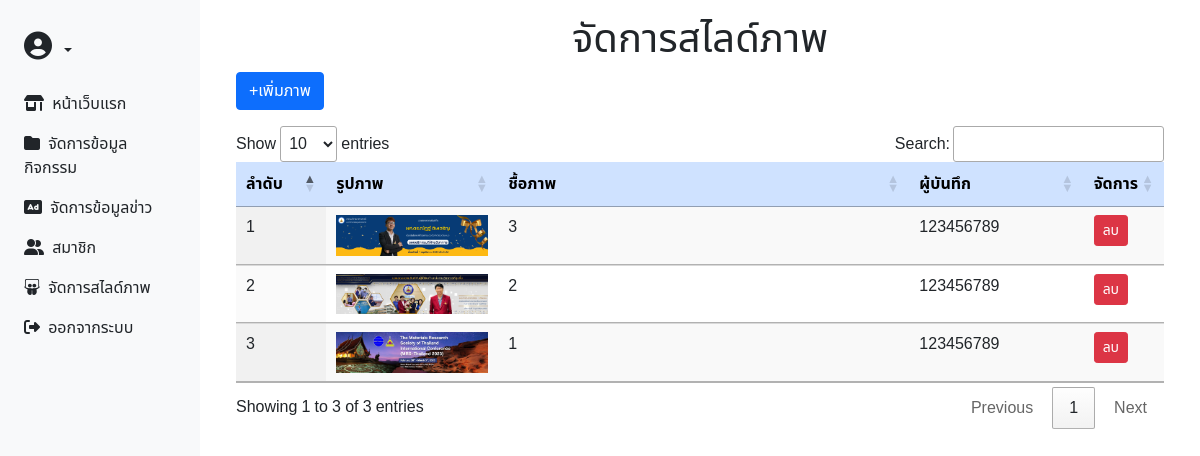
Screenshot of /member/index_admin.php?p=pro with the database file from the repository.
### tables this page shows
CREATE TABLE `slider` (
  `id_slide` int(20) NOT NULL,
  `admin_id` int(13) NOT NULL,
  `name_slide` varchar(100) NOT NULL,
  `img_slide` varchar(200) NOT NULL
);

### member/product.php (the view, shortened to what this page needs)
<link rel="stylesheet" type="text/css" href="https://cdn.datatables.net/1.11.3/css/jquery.dataTables.css">
<body>
<div class="container-fluid">
    <div class="col-md-12">
    <div class="header">
	<h1 class="page-header text-center">จัดการสไลด์ภาพ</h1>
	<div class="row">
		<div class="col-md-12">
			<a href="index_admin.php?p=proadd" class="pull-right btn btn-primary"><span class="glyphicon glyphicon-plus"></span>+เพิ่มภาพ</a>
		</div>
            <div class="col-sm-12">
                <table id="ex" class="display table table-hover" align="center" width="100%">
                    <thead>
                        <tr class="table-primary">
                            <th width="10%">ลำดับ</th>
                            <th width="20%">รูปภาพ</th>
                            <th width="50%">ชื้อภาพ</th>
							<th width="50%">ผู้บันทึก</th>
                            <th width="50%"><center>จัดการ</center></th>
                        </tr>
                    </thead>
							<?php
							$i=1;
                                            require_once("../config/conn.php");
                                            $sql = "SELECT * FROM slider order by id_slide DESC";
                                            $query = mysqli_query($conn,$sql);
                            ?>
				<?php
                                        while($result=mysqli_fetch_array($query,MYSQLI_ASSOC))
                {?>
				<tr>
					<td><?php echo $i;?></td>
					<td><img src="upload/<?php echo $result['img_slide'];?>" class="d-block w-100" alt="..."></td>
					<td><?php echo $result["name_slide"];?></td>
					<td><?php echo $result["admin_id"];?></td>
					<td>
					<a class="btn btn-danger btn-sm" href="index_admin.php?p=del_slide&del=<?php echo $result["id_slide"];?>" onclick="return confirm('คุณต้องการลบ <?php echo $result['name_slide'];?> หรือไม่ ?')">
                    ลบ</a>
					</td>
				</tr>
				<?php
                $i++; }
                ?>
				</table>
            </div>
    </div>
</div>
</div>
</div>

### member/index_admin.php (shortened to what this page needs)
<head>
</head>
<body>
<div class="container-fluid">
     <div class="row flex-nowrap">
        <?php include('nav_menu.php')?>
        <div class="col py-3">
        <ul class="list-unstyled">
               <?php
                            if(isset($_GET['p'])){
                                $page = $_GET['p'];
                                if($page == 'home'){
                                    require_once('news.php');
                                }elseif($page == 'list'){
                                    require_once('manage_user.php');
                                }elseif($page == 'pro'){
                                    require_once('product.php');
                                }elseif($page == 'news'){
                                    require_once('news.php');
                                }elseif($page == 'user'){
                                    require_once('ManageAdmin.php');
                                }elseif($page == 'contect'){
                                    require_once('contect.php');
                                }elseif($page == 'new'){
                                    require_once('new_user.php');
                                }elseif($page == 'newsapp'){
                                    require_once('news_add.php');
                                }elseif($page == 'proadd'){
                                    require_once('product_add.php');
                                }elseif($page == 'uppro'){
                                    require_once('product_update.php');
                                }elseif($page == 'sell'){
                                    require_once('menu_list.php');
                                }elseif($page == 'bill'){
                                    require_once('report_sell_form.php');
                                }elseif($page == 'sell_form'){
                                    require_once('report_sell_form.php');
                                }elseif($page == 'del_th'){
                                    require_once('del_th.php');
                                }elseif($page == 'edit_th'){
                                    require_once('techer_edit.php');
                                }elseif($page == 're'){
                                    require_once('techer.php');
                                }elseif($page == 'edituser'){
                                    require_once('EditAdmin.php');
                                }elseif($page == 'techeradd'){
                                    require_once('techer_add.php');
                                }elseif($page == 'del_slide'){
                                    require_once('del_slide.php');
                                }elseif($page == 'editnews'){
                                    require_once('edit_news.php');
                                }elseif($page == 'imgsub'){
                                    require_once('img_sub.php');
                                }
                                else{
                                    require_once('news.php');
                                }
                            }else{
                                require_once('news.php');
                            }
                        ?>

### member/nav_menu.php (shortened to what this page needs)
<link rel="stylesheet" type="text/css" href="https://cdnjs.cloudflare.com/ajax/libs/font-awesome/6.2.0/css/all.min.css">
<link href="https://cdn.jsdelivr.net/npm/bootstrap@5.1.3/dist/css/bootstrap.min.css" rel="stylesheet">
        <div class="col-auto col-md-3 col-xl-2 px-sm-2 px-0 bg-light" id="hid">
            <div class="d-flex flex-column align-items-center align-items-sm-start px-3 pt-2 text-white min-vh-100">
        <br>
        <form class="d-flex">
        <div class="dropdown" id="hid">
                    <a href="#" class="d-flex align-items-center text-dark text-decoration-none dropdown-toggle" id="dropdownUser1" data-bs-toggle="dropdown" aria-expanded="false">
                        <h3><i class="fa-sharp fa-solid fa-circle-user"></i></h3>
                    </a>
        </div>
        </form>
                <ul class="nav nav-pills flex-column mb-sm-auto mb-0 align-items-center align-items-sm-start" id="menu">
                    <li>
                        <a href="../index.php" class="nav-link text-dark px-0 align  -middle">
                        <i class="fa-solid fa-shop"></i> <span class="ms-1 d-none d-sm-inline">หน้าเว็บแรก</span>
                        </a>
                    </li>
                    <li>
                        <a href="index_admin.php?p=ses" class="nav-link px-0 text-dark align-middle">
                        <i class="fa-solid fa-folder"></i> <span class="ms-1 d-none d-sm-inline">จัดการข้อมูลกิจกรรม</span>
                        </a>
                    </li>
                    <li>
                        <a href="index_admin.php?p=news" class="nav-link text-dark px-0 align-middle ">
                        <i class="fa-solid fa-rectangle-ad"></i> <span class="ms-1 d-none d-sm-inline">จัดการข้อมูลข่าว</span>
                        </a>
                    </li>
                    <li>
                        <a href="index_admin.php?p=user" class="nav-link text-dark px-0 align-middle">
                        <i class="fa-sharp fa-solid fa-user-group"></i> <span class="ms-1 d-none d-sm-inline">สมาชิก</span>
                        </a>
                    </li>
                    <li>
                        <a href="index_admin.php?p=pro" class="nav-link px-0 text-dark align-middle">
                        <i class="fa-brands fa-slideshare"></i> <span class="ms-1 d-none d-sm-inline">จัดการสไลด์ภาพ</span>
                        </a>
                    </li>
                    <li>
                        <a href="../logout.php" class="nav-link px-0 text-dark align-middle">
                        <i class="fa-sharp fa-solid fa-right-from-bracket"></i> <span class="ms-1 d-none d-sm-inline">ออกจากระบบ</span>
                        </a>
                    </li>
                </ul>
            </div>
        </div>

### member/index_admin.php (style rules this page uses)
body { min-height: 100vh; overflow-x: hidden; font-family: 'Noto Sans Thai', sans-serif; }

### member/nav_menu.php (style rules this page uses)
body { min-height: 100vh; overflow-x: hidden; font-family: 'Noto Sans Thai', sans-serif; }

### member/product.php (style rules this page uses)
body { min-height: 100vh; overflow-x: hidden; font-family: 'Noto Sans Thai', sans-serif; }

### rows the page displays
slider: img_slide (picture), name_slide "3", admin "123456789"
slider: img_slide (picture), name_slide "2", admin "123456789"
slider: img_slide (picture), name_slide "1", admin "123456789"
